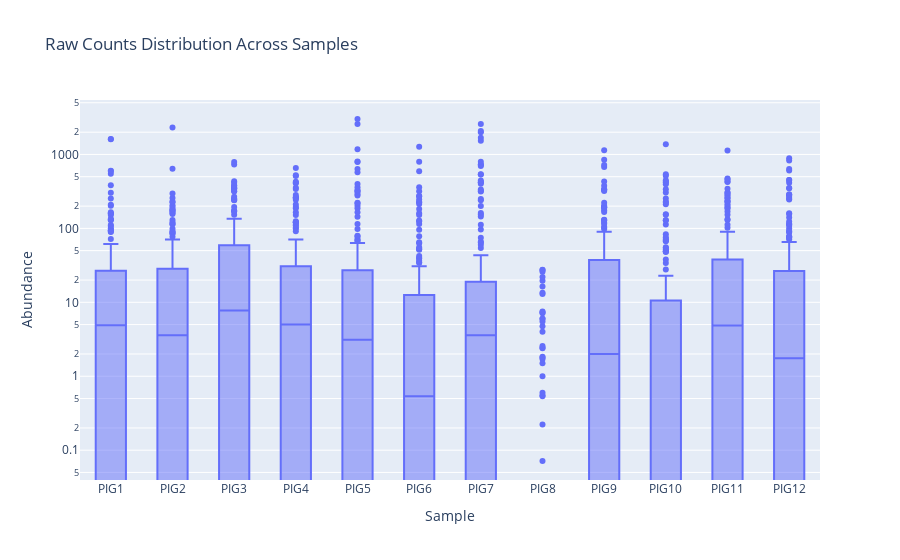
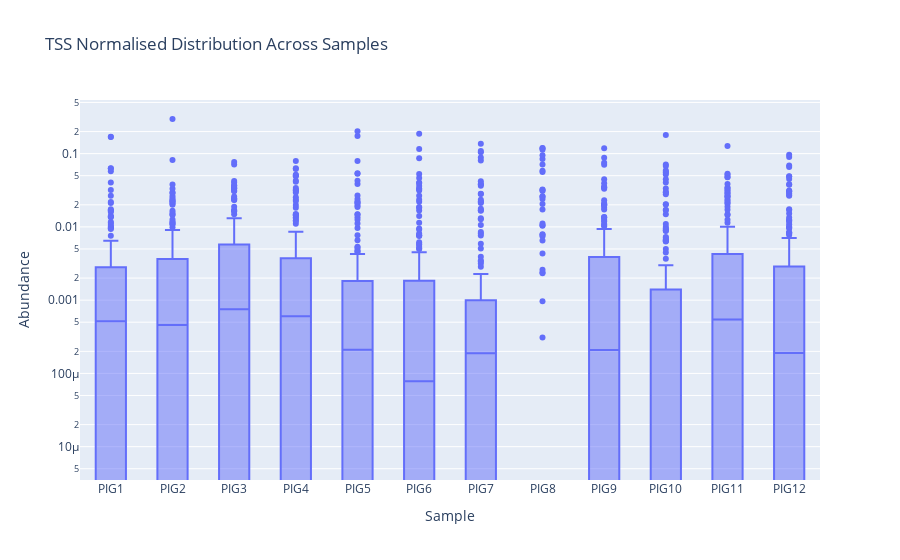

Write notebook code for charts like these, in order.
### Markdown cell above
Yes it all works

### Code cell
# View values
display(tss_normalised_df[abundance_columns].describe())

# Convert from wide to long format for plotting
raw_long = simplified_microbiome_df.melt(id_vars=simplified_microbiome_df.columns[:6], value_vars=abundance_columns, var_name="Sample", value_name="Abundance")
tss_long = tss_normalised_df.melt(id_vars=tss_normalised_df.columns[:6], value_vars=abundance_columns, var_name="Sample", value_name="Abundance")

raw_long
# Plot boxplot for raw counts
fig1 = px.box(raw_long, x="Sample", y="Abundance", title="Raw Counts Distribution Across Samples", log_y=True)
fig1.show()

# Plot boxplot for TSS-normalized counts
fig2 = px.box(tss_long, x="Sample", y="Abundance", title="TSS Normalised Distribution Across Samples", log_y=True)
fig2.show()

### Figure 1 — Plotly figure (JSON) as saved in the notebook; plotly's stock layout.template omitted (floating-point values rounded to 4 significant figures; data arrays with more than 128 entries replaced by an {"elided": "..."} marker saying what was removed)
{"data": [{"alignmentgroup": "True", "hovertemplate": "Sample=%{x}<br>Abundance=%{y}<extra></extra>", "legendgroup": "", "marker": {"color": "#636efa"}, "name": "", "notched": false, "offsetgroup": "", "orientation": "v", "showlegend": false, "type": "box", "x": {"elided": "2064 str values"}, "x0": " ", "xaxis": "x", "y": {"elided": "2064 float values"}, "y0": " ", "yaxis": "y"}], "layout": {"boxmode": "group", "legend": {"tracegroupgap": 0}, "title": {"text": "Raw Counts Distribution Across Samples"}, "xaxis": {"anchor": "y", "domain": [0, 1], "title": {"text": "Sample"}}, "yaxis": {"anchor": "x", "domain": [0, 1], "title": {"text": "Abundance"}, "type": "log"}}}

### Figure 2 — Plotly figure (JSON) as saved in the notebook; plotly's stock layout.template omitted (floating-point values rounded to 4 significant figures; data arrays with more than 128 entries replaced by an {"elided": "..."} marker saying what was removed)
{"data": [{"alignmentgroup": "True", "hovertemplate": "Sample=%{x}<br>Abundance=%{y}<extra></extra>", "legendgroup": "", "marker": {"color": "#636efa"}, "name": "", "notched": false, "offsetgroup": "", "orientation": "v", "showlegend": false, "type": "box", "x": {"elided": "2064 str values"}, "x0": " ", "xaxis": "x", "y": {"elided": "2064 float values"}, "y0": " ", "yaxis": "y"}], "layout": {"boxmode": "group", "legend": {"tracegroupgap": 0}, "title": {"text": "TSS Normalised Distribution Across Samples"}, "xaxis": {"anchor": "y", "domain": [0, 1], "title": {"text": "Sample"}}, "yaxis": {"anchor": "x", "domain": [0, 1], "title": {"text": "Abundance"}, "type": "log"}}}
